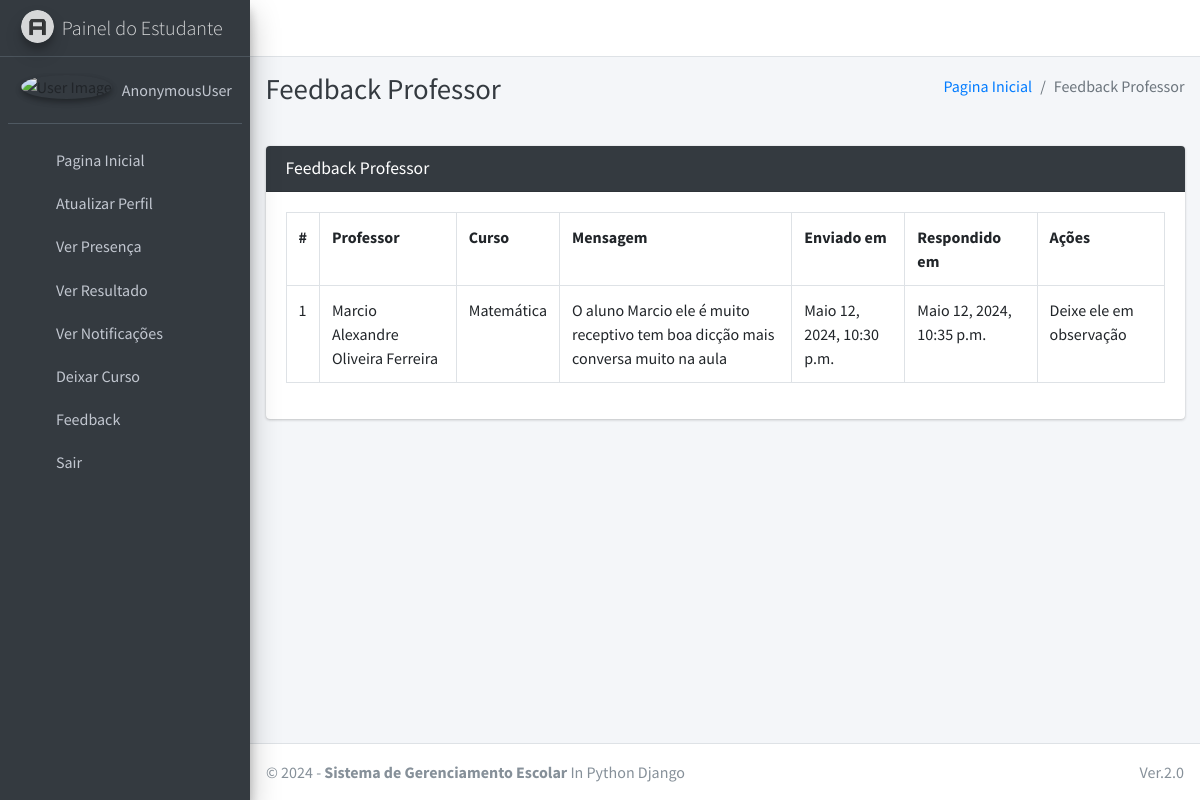
Screenshot of /staff/view/feedback/ with the database file from the repository.
### main_app/models.py (models this page shows, shortened)
class FeedbackStaff(models.Model):
    staff = models.ForeignKey(Staff, on_delete=models.CASCADE)
    feedback = models.TextField()
    reply = models.TextField()
    created_at = models.DateTimeField(auto_now_add=True)
    updated_at = models.DateTimeField(auto_now=True)

class Staff(models.Model):
    course = models.ForeignKey(Course, on_delete=models.DO_NOTHING, null=True, blank=False)
    admin = models.OneToOneField(CustomUser, on_delete=models.CASCADE)
    def __str__(self):
        return  self.admin.first_name + " " + self.admin.last_name

class CustomUser(AbstractUser):
    USER_TYPE = ((1, "HOD"), (2, "Staff"), (3, "Student"))
    GENDER = [("M", "Male"), ("F", "Female")]
    username = None  # Removed username, using email instead
    email = models.EmailField(unique=True)
    user_type = models.CharField(default=1, choices=USER_TYPE, max_length=1)
    gender = models.CharField(max_length=1, choices=GENDER)
    profile_pic = models.ImageField()
    address = models.TextField()
    fcm_token = models.TextField(default="")  # For firebase notifications
    created_at = models.DateTimeField(auto_now_add=True)
    updated_at = models.DateTimeField(auto_now=True)
    USERNAME_FIELD = "email"
    REQUIRED_FIELDS = []
    objects = CustomUserManager()

class Course(models.Model):
    name = models.CharField(max_length=120)
    created_at = models.DateTimeField(auto_now_add=True)
    updated_at = models.DateTimeField(auto_now=True)
    def __str__(self):
        return self.name

### main_app/hod_views.py (the view, shortened to what this page needs)
# urls.py: path("staff/view/feedback/", hod_views.staff_feedback_message,
@csrf_exempt
def staff_feedback_message(request):
    if request.method != 'POST':
        feedbacks = FeedbackStaff.objects.all()
        context = {
            'feedbacks': feedbacks,
            'page_title': 'Feedback Professor'
        }
        return render(request, 'hod_template/staff_feedback_template.html', context)

### main_app/templates/hod_template/staff_feedback_template.html (shortened to what this page needs)
{% extends 'main_app/base.html' %}
{% load static %}
{% block page_title %}{{page_title}}{% endblock page_title %}
{% block content %}
<section class="content">
    <div class="container-fluid">
        <div class="row">
            <div class="col-md-12">
                <div class="card card-dark">
                    <div class="card-header">
                        <h3 class="card-title">{{page_title}}</h3>
                    </div>
                    <div class="table card-body">
                        <table class="table table-bordered table-hover">
                            <tr>
                                <th>#</th>
                                <th>Professor</th>
                                <th>Curso</th>
                                <th>Mensagem</th>
                                <th>Enviado em</th>
                                <th>Respondido em</th>
                                <th>Ações</th>
                            </tr>
                            {% for feedback in  feedbacks %}
                              <tr>
                                  <td>{{forloop.counter}}</td>
                                  <td>{{feedback.staff}}</td>
                                  <td>{{feedback.staff.course}}</td>
                                  <td>{{feedback.feedback}}</td>
                                    {% if feedback.reply == "" %}
                                    <td>{{feedback.created_at}}</td>
                                    <td><span  class='badge badge-warning'>Pendente de Resposta</span></td>
                                         <td> <button data-toggle = "modal" data-target = "#reply_modal" value="{{feedback.id}}" class="btn btn-success reply_open_modal">Responder</button>
                                        {% else %}
                                        <td>{{feedback.created_at}}</td>
                                        <td>{{feedback.updated_at}}</td>
                                          <td>{{feedback.reply}}</td>
                                    {% endif %}
                              </tr>
                            {% endfor %}
                        </table>
                    </div>
                    </div>
            </div>
        </div>
    </div>
</section>
{% endblock content %}

### rows the page displays
FeedbackStaff: staff "Marcio Alexandre Oliveira Ferreira", staff.course "Matemática", feedback "O aluno Marcio ele é muito receptivo tem boa dicção mais conversa muito na aula", created_at "Maio 12, 2024, 10:30 p.m.", updated_at "Maio 12, 2024, 10:35 p.m.", reply "Deixe ele em observação"

### other values shown
{{ user }} "AnonymousUser"
{{ page_title }} "Feedback Professor"
